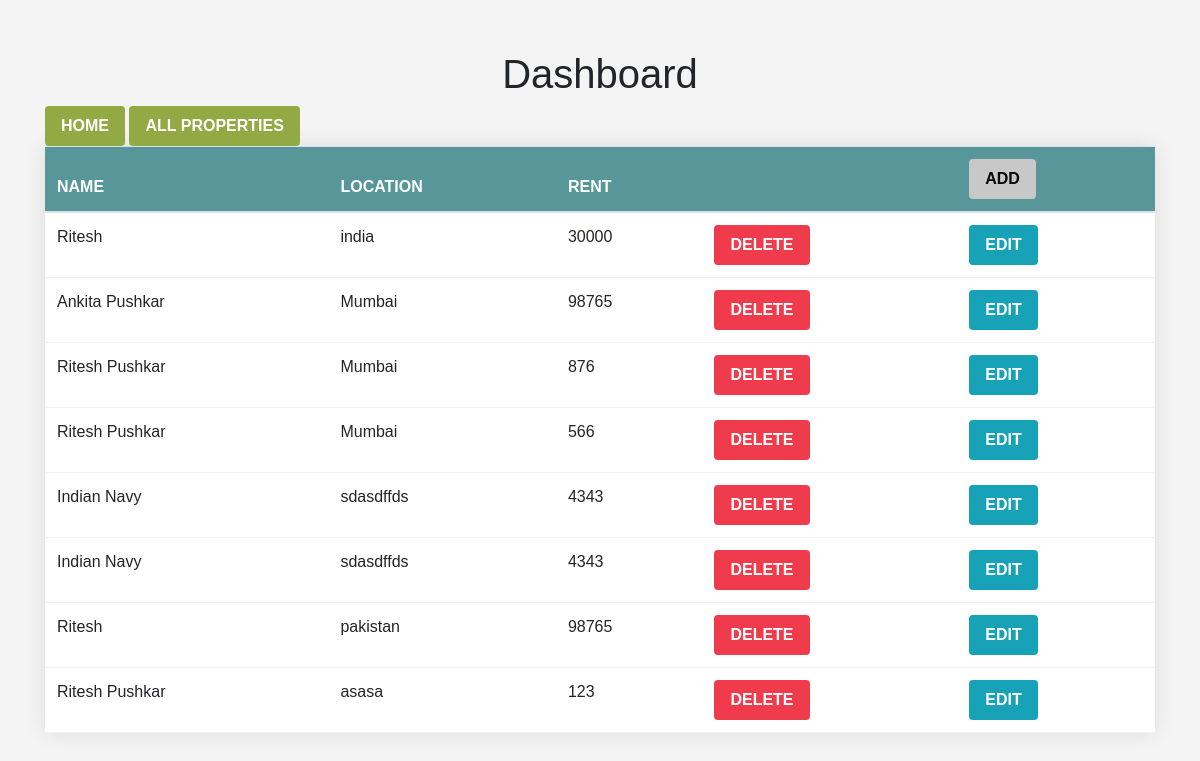
Before: /dashboard/ with the older database file.
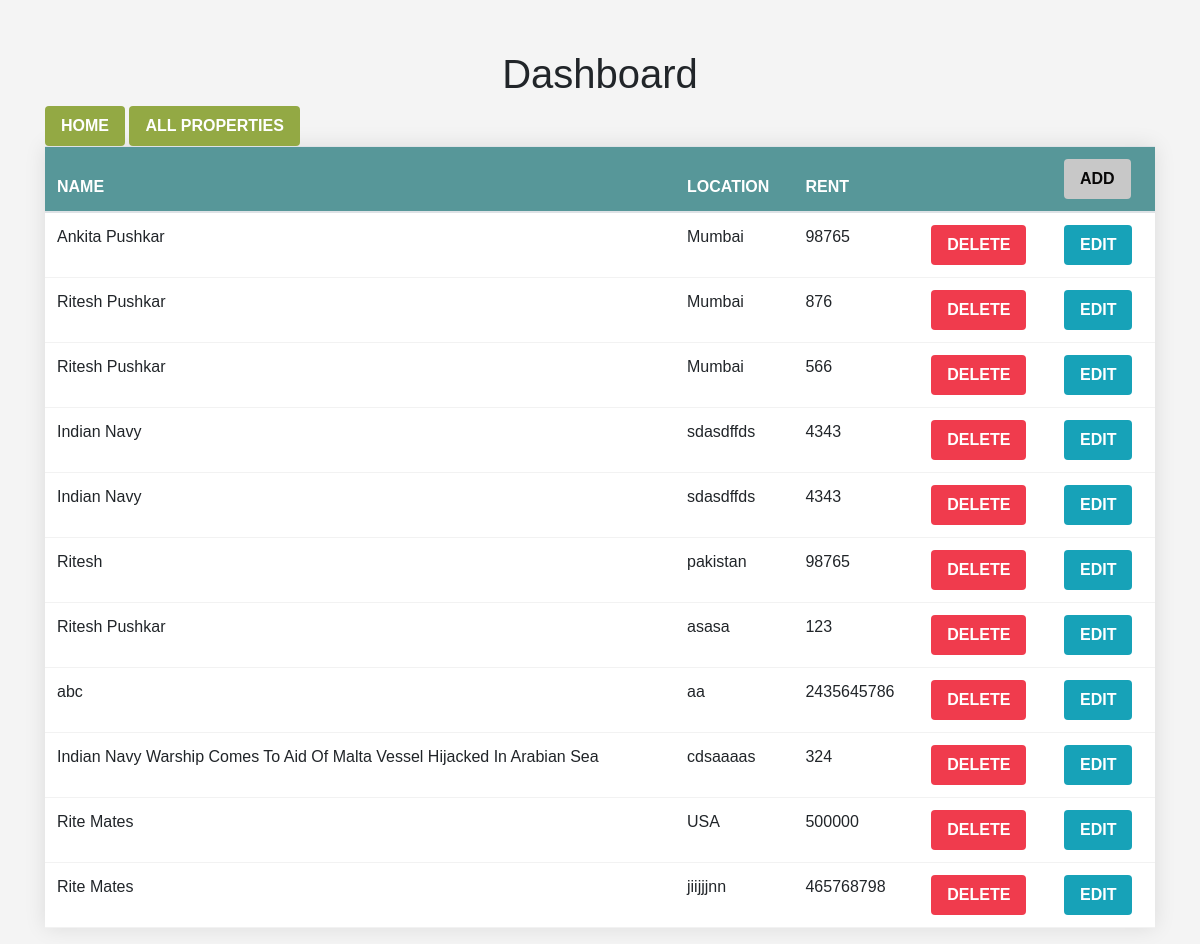
After: the same page with the newer database file.
### properties/models.py (models this page shows)
class listing(models.Model) :
    GENDER_CHOICES = (
        ('male', 'Male'),
        ('female', 'Female'),
        ('any', 'Any')
    )
    name = models.CharField(max_length = 40)
    email = models.EmailField()
    location = models.CharField(max_length = 200)
    rent = models.IntegerField()
    gender = models.CharField(max_length=12, choices=GENDER_CHOICES, default = 'Any')
    description = models.CharField(max_length = 800)
    image = models.ImageField(upload_to="properties_images")
    image2 = models.ImageField(upload_to="properties_images", null=True)
    image3 = models.ImageField(upload_to="properties_images", null=True)
    other_details = models.CharField(max_length = 800, null=True)
    about_you = models.CharField(max_length = 800, null=True)
    about_partner = models.CharField(max_length = 800, null=True)
    user = models.ForeignKey(User, on_delete=models.CASCADE, null=True)

### user_dashboard/views.py (the view)
# urls.py: path('dashboard/', dashboard, name='dashboard'),
def dashboard(request):
    data = listing.objects.all()
    return render(request, 'dashboard.html', {'data': data})

### user_dashboard/templates/dashboard.html (shortened to what this page needs)
<!DOCTYPE html>
<html lang="en">
<head>
    <link rel="stylesheet" href="https://stackpath.bootstrapcdn.com/bootstrap/4.5.2/css/bootstrap.min.css">
</head>
<body>
    <div class="container">
        <h1 style="text-align: center;">Dashboard</h1>
        <a href="/"><button class="btn btn-primary">Home</button></a>
        <a href="/display"><button class="btn btn-primary">All Properties</button></a>
        <table class="table table-hover">
            <thead>
                <tr>
                    <th>Name</th>
                    <th>Location</th>
                    <th>Rent</th>
                    <th></th>
                    <th><a href="/properties/"><button class="btn btn-success">Add</button></a></th>
                </tr>
            </thead>
            <tbody>
                {% for ele in data %}
                <tr>
                    <td>{{ele.name}}</td>
                    <td>{{ele.location}}</td>
                    <td>{{ele.rent}}</td>
                        <form action="{% url 'deletedata' ele.id %}" method="POST">
                            <td>
                                <input type="submit" class="btn btn-danger" value="Delete">
                            </td>
                        </form>
                        <td>
                            <a href="{% url 'editdata' ele.id %}"><input type="submit" class="btn btn-info" value="Edit"></a>
                        </td>
                </tr>
                {% endfor %}
            </tbody>
        </table>
    </div>
</body>
</html>

### user_dashboard/templates/dashboard.html (style rules this page uses)
body { font-family: Arial, sans-serif; background-color: #f4f4f4; margin: 0; padding: 0; }
.container { margin-top: 50px; }
table { width: 100%; border-collapse: collapse; background-color: #fff; box-shadow: 0 0 20px rgba(0, 0, 0, 0.1); }
th, td { padding: 15px; text-align: left; border-bottom: 1px solid #f2f2f2; }
th { background-color: #579799; color: #fff; text-transform: uppercase; }
.btn { padding: 8px 16px; border: none; cursor: pointer; border-radius: 4px; text-transform: uppercase; font-weight: bold; }
.btn-primary { background-color: #93a944; color: #fff; transition: all 0.3s ease-in-out; }
.btn-success { background-color: #c8c8c8; color: #080707; transition: all 0.3s ease-in-out; }
.btn-danger { background-color: #f03b4d; color: #fff; transition: all 0.3s ease-in-out; }

Changed rows visible on the page:
removed listing: name "Ritesh", location "india", rent "30000"
added listing: name "abc", location "aa", rent "2435645786"
added listing: name "Indian Navy Warship Comes To Aid Of Malta Vessel Hijacked In Arabian Sea", location "cdsaaaas", rent "324"
added listing: name "Rite Mates", location "USA", rent "500000"
added listing: name "Rite Mates", location "jiijjjnn", rent "465768798"
